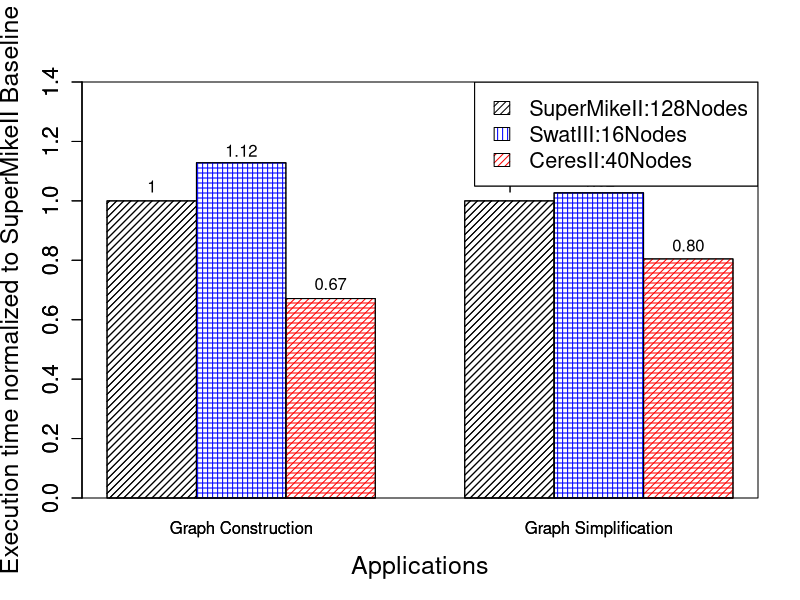

Recreate this plot in R.
#Where the file is saved
pdf("//Users/arghyakusumdas/Documents/MyGitProjects/MyIeeeAccessPaper/IEEEtran/IEEEtran/Figures/PerformanceFigures/execTimeHum.pdf", family="Times")

# Grouped Bar Plot
data <- read.csv(file="execTimeHum.csv",head=TRUE,sep=",")
#print(data)
counts <- table(data$HumGraphConstruction,data$HumGraphSimplification)
x <- seq(10, 20, 30)

barplot(as.matrix(data), main="", ylim=c(0, 1.4), xlab="Applications",ylab="Execution time normalized to SuperMikeII Baseline", names=c("Graph Construction", "Graph Simplification"), col=c("black", "blue", "red"), beside=TRUE, density=20, angle=c(45,0,0), cex.lab=1.5, cex.axis=1.3, cex.names=1)
barplot(as.matrix(data), add=TRUE, main="", ylim=c(0, 1.4), xlab="Applications",ylab="Execution time normalized to SuperMikeII Baseline", names=c("Graph Construction", "Graph Simplification"), col=c("black","blue", "red"), beside=TRUE, density=20, angle=c(45,90,45), cex.lab=1.5, cex.axis=1.3, cex.names=1)

text(1.5, 1.05, "1")
text(2.5, 1.17, "1.12")
text(3.5, 0.72, "0.67")

text(5.5, 1.05, "1")
text(6.5, 1.07, "1.02")
text(7.5, 0.85, "0.80")

legend("topright", legend = rownames(data), fill = c("black","blue", "red"), density=20, angle=c(45,0,0), ncol = 1, cex = 1.3)
legend("topright", legend = rownames(data), fill = c("black","blue", "red"), density=20, angle=c(45,90,45), ncol = 1, cex = 1.3)
box()